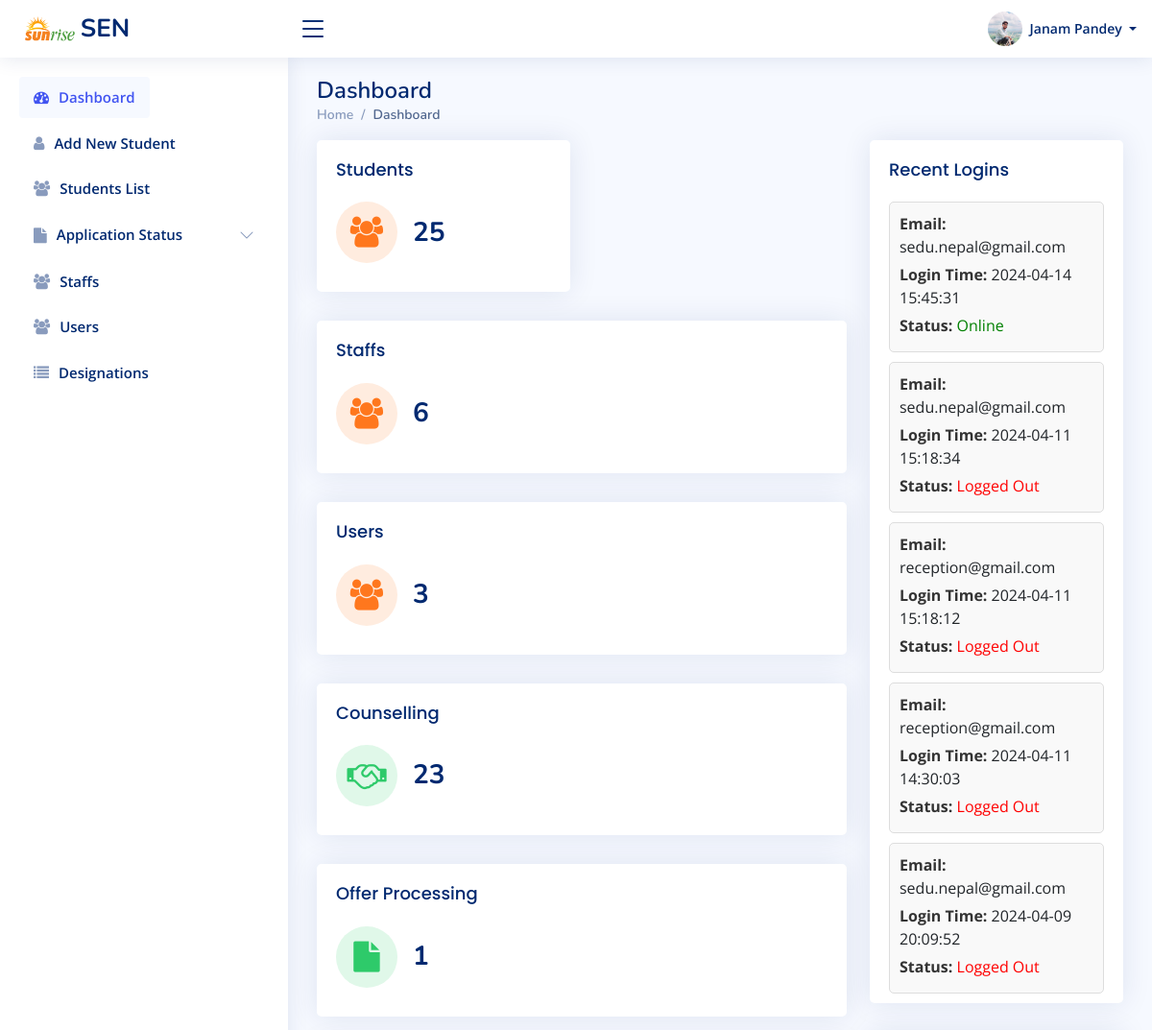
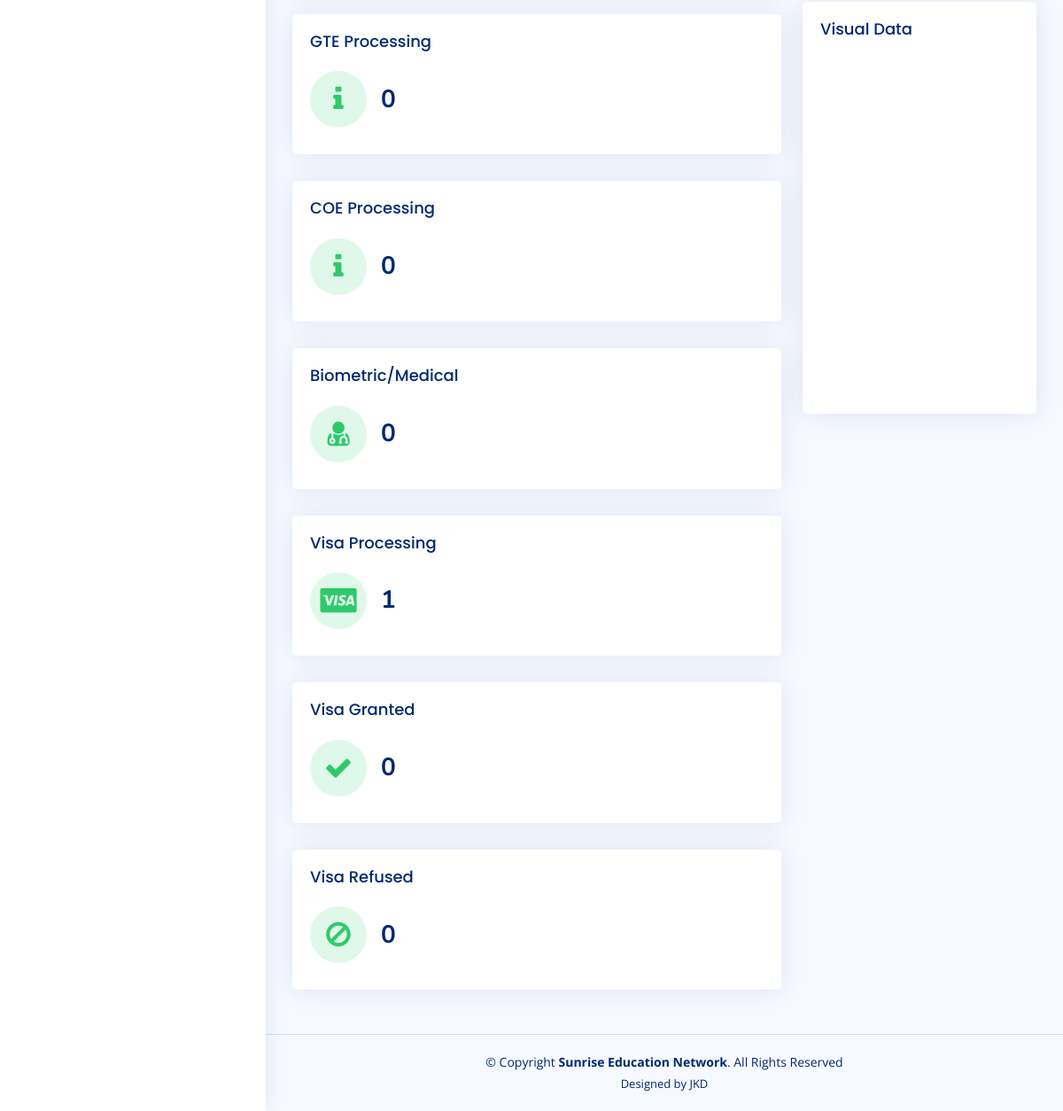
The page /home/index.php (signed in) on the database its author committed (2 pictures, top to bottom).
### tables this page shows
CREATE TABLE `users` (
  `id` int NOT NULL,
  `password` varchar(100) NOT NULL,
  `name` varchar(100) NOT NULL,
  `address` varchar(50) NOT NULL,
  `mobile` varchar(50) NOT NULL,
  `email` varchar(100) NOT NULL,
  `country` varchar(255) DEFAULT NULL,
  `designation` varchar(255) DEFAULT NULL,
  `photo` varchar(255) DEFAULT NULL,
  `user_flag` char(2) NOT NULL,
  `status_flag` char(1) DEFAULT NULL,
  `ccode` varchar(8) NOT NULL,
  `cby` varchar(30) NOT NULL,
  `cdate` datetime NOT NULL
);

CREATE TABLE `session_log` (
  `id` int NOT NULL,
  `session_id` varchar(30) NOT NULL,
  `server_id` varchar(200) NOT NULL,
  `user_id` varchar(200) NOT NULL,
  `date` datetime DEFAULT NULL,
  `status` varchar(255) NOT NULL
);

### home/v/dashboard.php (the view, shortened to what the rows shown need)
<div class="pagetitle">
      <h1>Dashboard</h1>
    </div>
    <section class="section dashboard">
      <div class="row">
        <div class="col-lg-4">
<?php if ($GLOBAL_USER_FLAG=="SA") { ?>
          <div class="card">
            <div class="card-body pb-0">
<?php
    $DATA_BANK = $ERP->ERP_DATA('LOGIN_INFO');
      foreach ($DATA_BANK AS $ROW) {
        $USER_ID = $ROW['user_id'];
        $DATE = $ROW['date'];
        $STATUS = $ROW['status'];
          ?>
    <div class="login-info">
        <div><strong>Email:</strong> <?php echo $USER_ID; ?></div>
        <div><strong>Login Time:</strong> <?php echo $DATE; ?></div>
        <div><strong>Status:</strong> <?php if ($STATUS=="Online") { ?><span style="color: green;"> <?php } else { ?><span style="color: red;"> <?php } ?><?php echo $STATUS; ?></span></div>
    </div>
<?php } ?>
            </div>
          </div>
<?php } ?>
        </div>
      </div>
    </section>

### home/main_menu.php (shortened to what the rows shown need)
<?php
  include("header.php");
?>
  <header id="header" class="header fixed-top d-flex align-items-center">
    <nav class="header-nav ms-auto">
      <ul class="d-flex align-items-center">
        <li class="nav-item dropdown pe-3">
          <a class="nav-link nav-profile d-flex align-items-center pe-0" href="#" data-bs-toggle="dropdown">
            <img src="<?php print $GLOBAL_PHOTO_PATH.'?rand='.rand(1,2000); ?>" alt="Profile" class="rounded-circle">
            <span class="d-none d-md-block dropdown-toggle ps-2"><?php print $GLOBAL_NAM; ?> </span>
          </a>
        </li>
      </ul>
    </nav>
  </header>

### rows shown on the page
users: photo (picture), name "Janam Pandey"
session_log: user "sedu.nepal@gmail.com", date "2024-04-14 15:45:31", status "Online"
session_log: user "sedu.nepal@gmail.com", date "2024-04-11 15:18:34", status "Logged Out"
session_log: user "reception@gmail.com", date "2024-04-11 15:18:12", status "Logged Out"
session_log: user "reception@gmail.com", date "2024-04-11 14:30:03", status "Logged Out"
session_log: user "sedu.nepal@gmail.com", date "2024-04-09 20:09:52", status "Logged Out"

### other values the page prints
$STUDENTS_COUNT "25"
$STAFFS_COUNT "6"
$USERS_COUNT "3"
$COUNSELLING_COUNT "23"
$OFFER_PROCESSING_COUNT "1"
$GTE_PROCESSING_COUNT "0"
$COE_PROCESSING_COUNT "0"
$BIOMETRIC_MEDICAL_COUNT "0"
$VISA_PROCESSING_COUNT "1"
$VISA_GRANTED_COUNT "0"
$VISA_REFUSED_COUNT "0"
